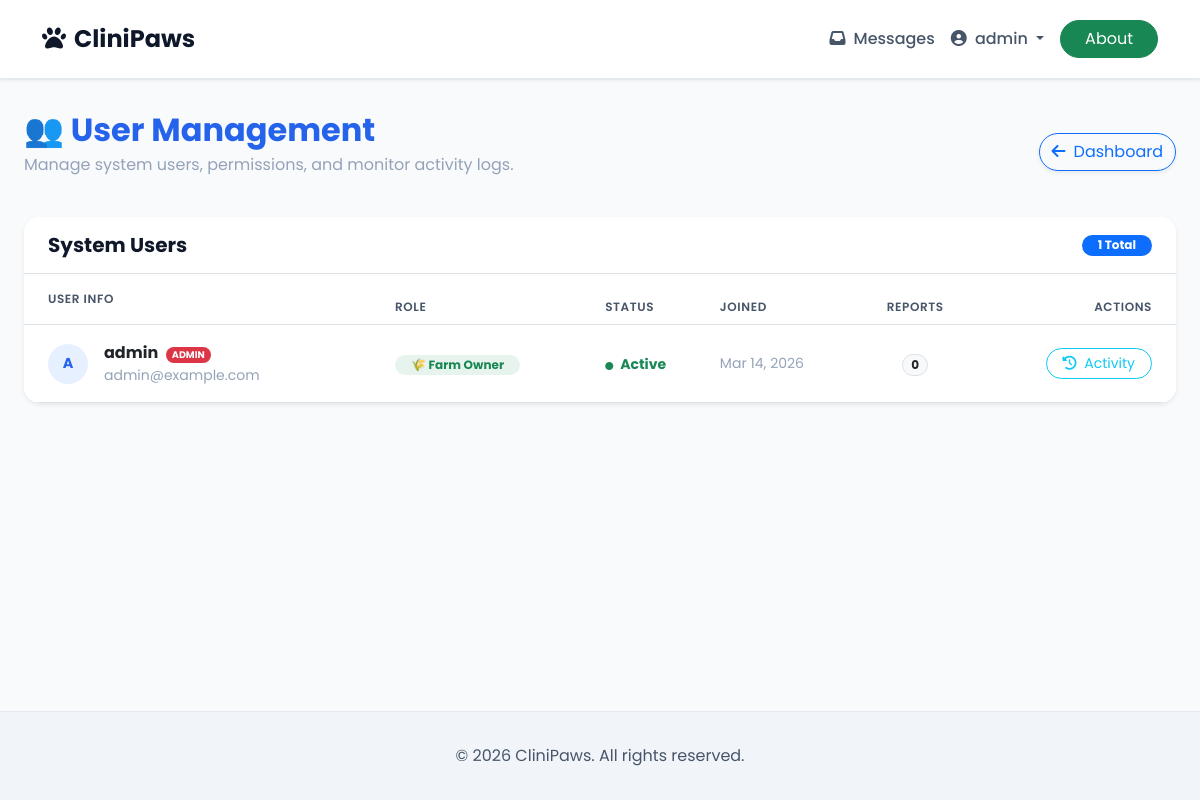
/admin-users/ (signed in), run on the app's committed database.
### accounts/models.py (models this page shows, shortened)
class User(AbstractUser):
    ROLE_CHOICES = (
        ('farm_owner', 'Farm Owner'),
        ('doctor', 'Doctor'),
        ('student', 'Student'),
    )
    role = models.CharField(max_length=20, choices=ROLE_CHOICES, default='farm_owner')
    email = models.EmailField(unique=True, blank=True, null=True)  # Made optional for existing users
    is_blocked = models.BooleanField(default=False, help_text='Blocked users cannot log in')

### predictions/views.py (the view)
# urls.py: path('admin-users/', AdminUsersView.as_view(), name='admin_users'),
class AdminUsersView(LoginRequiredMixin, TemplateView):
    template_name = 'predictions/admin_users.html'
    def dispatch(self, request, *args, **kwargs):
        if not (request.user.is_superuser or request.user.is_staff):
            messages.error(request, 'You are not authorized to view this page.')
            return redirect('dashboard')
        return super().dispatch(request, *args, **kwargs)
    def get_context_data(self, **kwargs):
        context = super().get_context_data(**kwargs)
        from accounts.models import User
        context['users'] = User.objects.all().order_by('-date_joined')
        return context

### templates/predictions/admin_users.html (shortened to what this page needs)
{% extends 'base.html' %}
{% block container_class %}container-fluid px-4{% endblock %}
{% block content %}
<div class="row mb-4 align-items-center">
    <div class="col-md-8">
        <h2 class="fw-bold text-primary mb-1">👥 User Management</h2>
        <p class="text-muted">Manage system users, permissions, and monitor activity logs.</p>
    </div>
    <div class="col-md-4 text-md-end">
        <a href="{% url 'dashboard' %}" class="btn btn-outline-primary rounded-pill shadow-sm">
            <i class="fas fa-arrow-left me-2"></i>Dashboard
        </a>
    </div>
</div>
<div class="card border-0 shadow-sm rounded-4 overflow-hidden mb-5">
    <div class="card-header bg-white py-3 border-bottom d-flex justify-content-between align-items-center">
        <h5 class="card-title mb-0 fw-bold">System Users</h5>
        <span class="badge bg-primary rounded-pill px-3">{{ users.count }} Total</span>
    </div>
    <div class="card-body p-0">
        <div class="table-responsive">
            <table class="table table-hover align-middle mb-0">
                <thead class="bg-light">
                    <tr>
                        <th class="ps-4 py-3">User info</th>
                        <th>Role</th>
                        <th>Status</th>
                        <th>Joined</th>
                        <th class="text-center">Reports</th>
                        <th class="pe-4 text-end">Actions</th>
                    </tr>
                </thead>
                <tbody>
                    {% for user_item in users %}
                    <tr>
                        <td class="ps-4 py-3">
                            <div class="d-flex align-items-center">
                                <div class="avatar-circle-sm me-3 bg-primary bg-opacity-10 text-primary d-flex align-items-center justify-content-center fw-bold rounded-circle"
                                    style="width: 40px; height: 40px;">
                                    {{ user_item.username|first|upper }}
                                </div>
                                <div>
                                    <div class="fw-bold text-dark">
                                        {{ user_item.username }}
                                        {% if user_item.is_superuser %}
                                        <span class="badge bg-danger rounded-pill ms-1"
                                            style="font-size: 0.6rem;">ADMIN</span>
                                        {% endif %}
                                    </div>
                                    <div class="text-muted small">{{ user_item.email|default:"No email" }}</div>
                                </div>
                            </div>
                        </td>
                        <td>
                            {% if user_item.role == 'farm_owner' %}
                            <span class="badge bg-success bg-opacity-10 text-success border-0 rounded-pill px-3">🌾 Farm
                                Owner</span>
                            {% elif user_item.role == 'doctor' %}
                            <span class="badge bg-primary bg-opacity-10 text-primary border-0 rounded-pill px-3">👨‍⚕️
                                Doctor</span>
                            {% elif user_item.role == 'student' %}
                            <span class="badge bg-info bg-opacity-10 text-info border-0 rounded-pill px-3">🎓
                                Student</span>
                            {% else %}
                            <span
                                class="badge bg-secondary bg-opacity-10 text-secondary border-0 rounded-pill px-3">N/A</span>
                            {% endif %}
                        </td>
                        <td>
                            {% if user_item.is_blocked %}
                            <span class="text-danger small fw-bold"><i class="fas fa-circle me-1"
                                    style="font-size: 0.5rem;"></i> Blocked</span>
                            {% elif user_item.is_active %}
                            <span class="text-success small fw-bold"><i class="fas fa-circle me-1"
                                    style="font-size: 0.5rem;"></i> Active</span>
                            {% else %}
                            <span class="text-warning small fw-bold"><i class="fas fa-circle me-1"
                                    style="font-size: 0.5rem;"></i> Inactive</span>
                            {% endif %}
                        </td>
                        <td class="text-muted small">{{ user_item.date_joined|date:"M d, Y" }}</td>
                        <td class="text-center">
                            <span class="badge bg-light text-dark border rounded-pill px-2">
                                {{ user_item.reports.count }}</span>
                        </td>
                        <td class="pe-4 text-end">
                            <div class="d-flex justify-content-end gap-2">
                                <a href="{% url 'user_activity' user_item.pk %}"
                                    class="btn btn-sm btn-outline-info rounded-pill px-3" title="View Activity">
                                    <i class="fas fa-history me-1"></i> Activity
                                </a>
                            </div>
                        </td>
                    </tr>
                    {% empty %}
                    <tr>
                        <td colspan="6" class="text-center py-5 text-muted">No users found.</td>
                    </tr>
                    {% endfor %}
                </tbody>
            </table>
        </div>
    </div>
</div>
{% endblock %}

### templates/base.html (shortened to what this page needs)
<!DOCTYPE html>
<html lang="en">
<head>
    <link href="https://cdn.jsdelivr.net/npm/bootstrap@5.3.0/dist/css/bootstrap.min.css" rel="stylesheet">
    <link rel="stylesheet" href="https://cdnjs.cloudflare.com/ajax/libs/font-awesome/6.4.0/css/all.min.css">
</head>
<body>
    <nav class="navbar navbar-expand-lg">
        <div class="container">
            <a class="navbar-brand" href="{% url 'dashboard' %}">
                <i class="fas fa-paw me-2"></i>CliniPaws
            </a>
            <div class="collapse navbar-collapse" id="navbarNav">
                <ul class="navbar-nav ms-auto align-items-center">
                    {% if user.is_authenticated %}
                    {% if user.is_superuser or user.is_staff %}
                    <li class="nav-item">
                        <a class="nav-link" href="{% url 'admin_messages' %}">
                            <i class="fas fa-inbox me-1"></i> Messages
                        </a>
                    </li>
                    {% endif %}
                    <li class="nav-item dropdown">
                        <a class="nav-link dropdown-toggle" href="#" id="navbarDropdown" role="button"
                            data-bs-toggle="dropdown">
                            <i class="fas fa-user-circle me-1"></i> {{ user.username }}
                        </a>
                    </li>
                    <li class="nav-item">
                        <a class="btn btn-success px-4 rounded-pill ms-2" href="{% url 'about' %}">About</a>
                    </li>
                    {% endif %}
                </ul>
            </div>
        </div>
    </nav>
    <div class="main-content {% block container_class %}container{% endblock %}">
        {% block content %}
        {% endblock %}
    </div>
    <footer class="footer text-center">
        <div class="container">
            <p class="mb-0">&copy; {% now "Y" %} CliniPaws. All rights reserved.</p>
        </div>
    </footer>
</body>
</html>

### templates/base.html (style rules this page uses)
:root { --primary-color: #2563eb; --primary-hover: #1d4ed8; --main-bg: #f8fafc; --card-bg: #FFFFFF; --text-primary: #0f172a; --text-secondary: #475569; --text-muted: #94a3b8; --border-color: #e2e8f0; }
body { font-family: 'Poppins', sans-serif; background-color: var(--main-bg); color: var(--text-primary); min-height: 100vh; display: flex; flex-direction: column; }
.navbar { background: #FFFFFF; box-shadow: 0 1px 3px rgba(0, 0, 0, 0.1); padding: 1rem 0; border-bottom: 1px solid var(--border-color); }
.navbar-brand { font-weight: 700; font-size: 1.5rem; color: var(--text-primary) !important; }
.nav-link { color: var(--text-secondary) !important; font-weight: 500; }
.card { background-color: var(--card-bg); border: 1px solid var(--border-color); border-radius: 8px; box-shadow: 0 1px 3px rgba(0, 0, 0, 0.1); color: var(--text-primary); }
.card-header { background: var(--main-bg); border-bottom: 1px solid var(--border-color); padding: 1.5rem; font-weight: 600; }
.main-content { flex: 1; padding: 2rem 0; }
.footer { background: #f1f5f9; padding: 2rem 0; margin-top: auto; border-top: 1px solid var(--border-color); color: var(--text-secondary); }
.text-primary { color: var(--primary-color) !important; }
.text-muted { color: var(--text-muted) !important; }

### templates/predictions/admin_users.html (style rules this page uses)
.rounded-4 { border-radius: 1rem !important; }
.bg-opacity-10 { --bs-bg-opacity: 0.1; }
.table th { font-weight: 600; text-transform: uppercase; font-size: 0.75rem; letter-spacing: 0.05em; color: var(--text-secondary); }
.avatar-circle-sm { font-size: 0.9rem; }

### data on the page
User: username "admin", username|first "A", is_superuser "ADMIN", email "admin@example.com", role "🌾 Farm Owner", is_blocked False (drawn), date_joined "Mar 14, 2026", reports.count "0"

### other printed values
{{ users.count }} "1"
